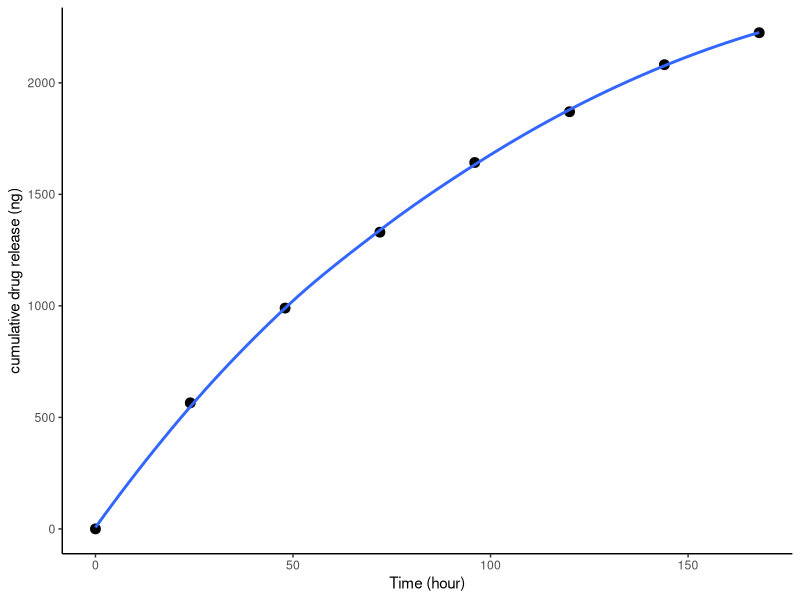
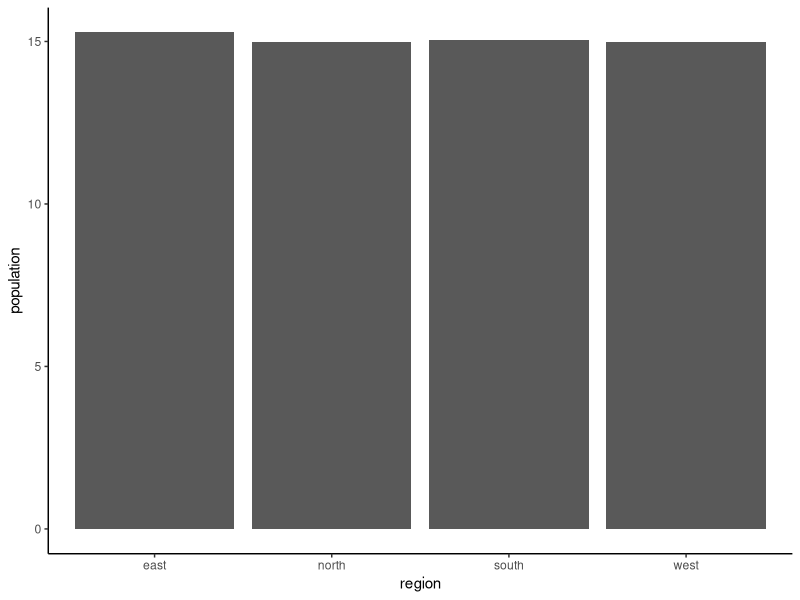
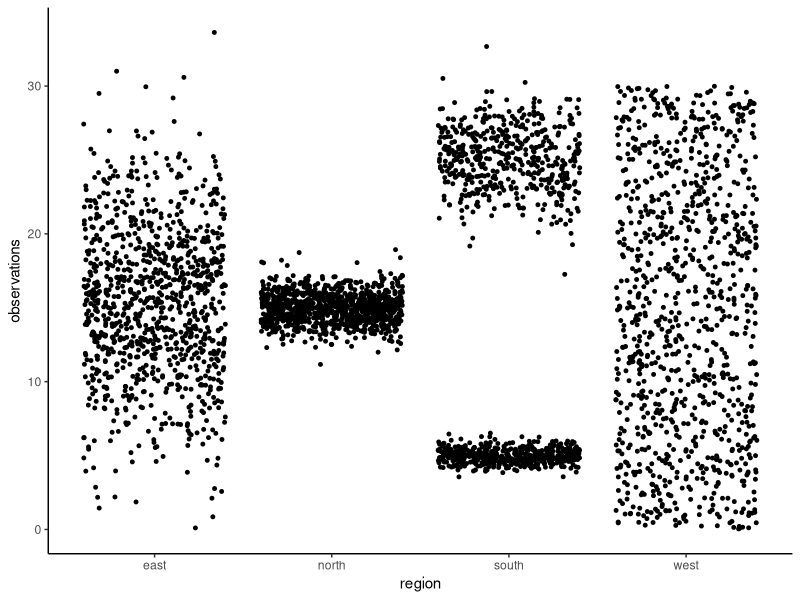

Reproduce these figures in R, in order.
setwd("Desktop/Biocomp_tutorial12/")
library(ggplot2)
rm(list = ls())
#1. a scatter plot of those two variables (time and the amount of cumulative drug release)
a <-  read.table("drug_release.txt", header = T, sep = "", stringsAsFactors = F)
head(a)
ggplot(a,aes(x = hours, y = cumulative_drug_release)) +
  geom_point(size = 3) +
  stat_smooth(method = "loess", se=FALSE) +
  xlab("Time (hour)") +
  ylab("cumulative drug release (ng)") +
  theme_classic() +
  theme(legend.title=element_blank())

# 2-1 a barplot of the means of the four populations
b <-  read.table("data.txt", header = T, sep = ",", stringsAsFactors = F)
head(b)
ggplot(b, aes(x = region, y = observations)) +
  stat_summary(fun = mean, geom = "bar") +
  xlab("region") +
  ylab("population") +
  theme_classic()

#2-2 a scatter plot of all of the observations
ggplot(b, aes(x = region, y = observations)) +
  geom_jitter(size = 1)+
  theme_classic()

#2-3 Do the bar and scatter plots tell you different stories? Why?
# Yes. Population for all groups seem to be the same in the bar plot but they are slightly different from the scatter plot.
# The reason is that bar plots mainly show the mean values, but less direct for showing the data distribution; instead, scatter plots can directly show the data distribution including outliers, but are hard to see the mean values. 
